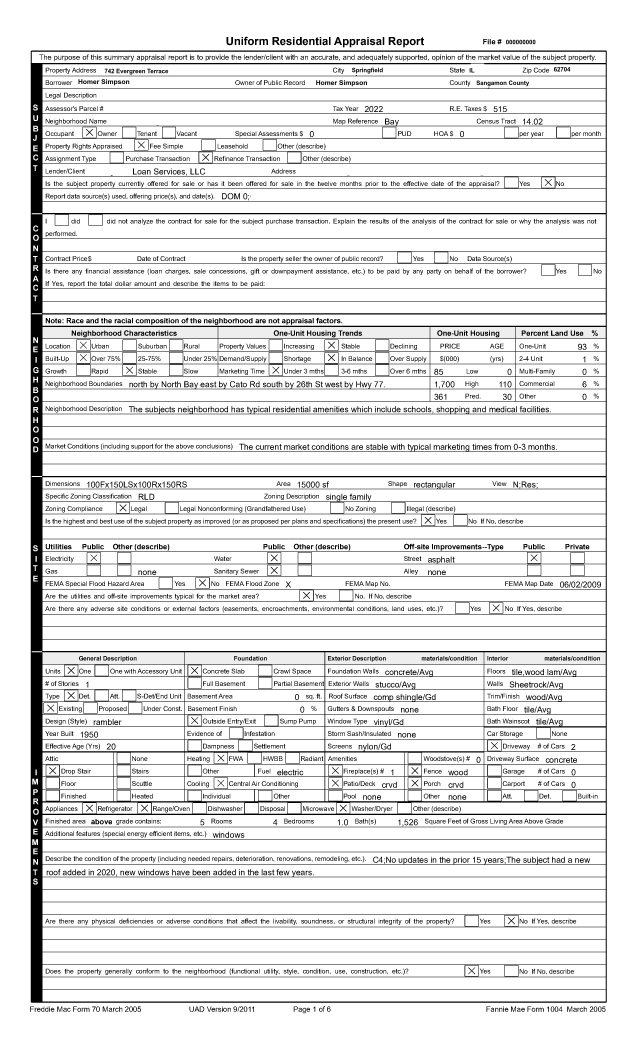
#> input picture backend/tests/data/fullres/images/canvas1.png, 2550 x 4200 px (shown at 1/4 size)
$ python -i preprocessing.py   (imports and definitions only)
#> lines starting #> are read from the running program, lines starting #| are printed output that depends on the picture; after the words box and inside, x2 and y2 are one past the last pixel; in counts of white or black regions, pixels touching at a corner belong together
#> further down, picture is the input picture: shape (4200, 2550); min 0, max 255, mean 229.3
"""Image preprocessing. Not wired into the API yet, see docs/preprocessing.md."""
import cv2
from cv2.typing import MatLike
import numpy as np

from services.detection import min_checkbox_side


class PreprocessingService:
    def cleanup_image(self, img: MatLike) -> MatLike:
        """Remove noise, shadows, and other artifacts from the image."""
        # 1. Make the image gray if it isn't already.
        if len(img.shape) == 3 and img.shape[2] == 3:
            gray = cv2.cvtColor(img, cv2.COLOR_BGR2GRAY)
        else:
            gray = img
        # 2. Binarize: ink = 255, paper = 0. Adaptive threshold copes with shading/uneven scans.
        binary = cv2.adaptiveThreshold(
            gray, 255, cv2.ADAPTIVE_THRESH_MEAN_C, cv2.THRESH_BINARY_INV, 25, 15
        )
        return binary


    def estimate_skew(self, gray: np.ndarray, max_angle: float = 15) -> float:
        """Median angle of long, near-horizontal lines (forms are full of table rules)."""
#> called with max_angle = 15
        scale = min(1.0, 1200 / gray.shape[1])                    # estimate on a smaller copy: much faster
#> scale = 0.471
        gray = cv2.resize(gray, None, fx=scale, fy=scale, interpolation=cv2.INTER_AREA)
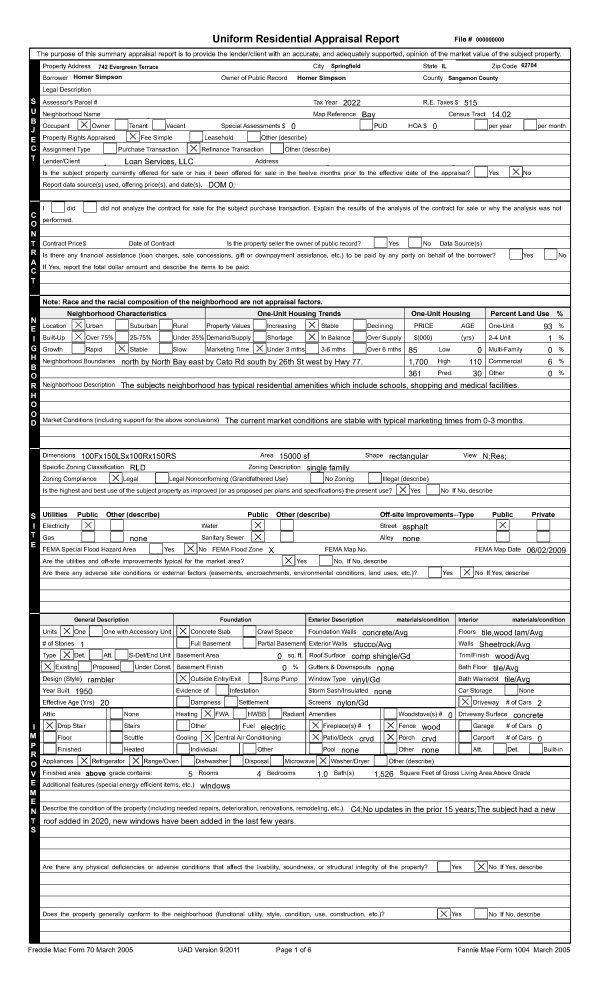
#> gray: shape (1976, 1200) (shown at 1/2 size); min 0, max 255, mean 229.3
        binary = cv2.adaptiveThreshold(gray, 255, cv2.ADAPTIVE_THRESH_MEAN_C, cv2.THRESH_BINARY_INV, 25, 15)
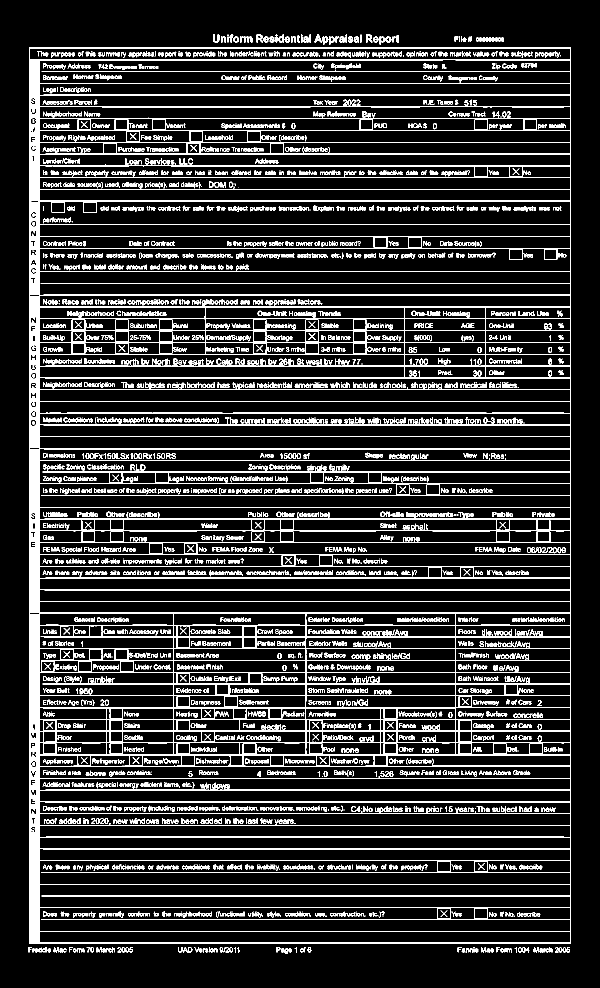
#> binary: shape (1976, 1200) (shown at 1/2 size); 14.3% white in thin lines or dots, all inside (x1, y1, x2, y2) = (57, 69, 1142, 1908)
        w = gray.shape[1]
#> w = 1200
        lines = cv2.HoughLinesP(binary, 1, np.pi / 1800, threshold=100, minLineLength=w // 4, maxLineGap=10)
#> lines = 291 rows, first 6: [71, 1904, 77, 95], [1140, 1887, 1140, 95], [1141, 1887, 1141, 95], [58, 1904, 61, 119], [66, 1635, 66, 1075], [79, 1904, 79, 119]
        if lines is None:
            return 0.0
        angles = [np.degrees(np.arctan2(y2 - y1, x2 - x1)) for x1, y1, x2, y2 in lines.reshape(-1, 4)]
#> angles = 291 values, max 90 at index 223, min -90 at index 1, mean -5.24
        angles = [a for a in angles if abs(a) <= max_angle]
#> angles = 264 values, max 0.774 at index 201, min -0.348 at index 234, mean 0.0156
        return float(np.median(angles)) if angles else 0.0

    def deskew(self, gray: np.ndarray, min_angle: float = 0.1) -> tuple[np.ndarray, np.ndarray | None]:
        """Rotate the page straight. Returns the straightened image and the inverse transform
        (None when the page was already straight)."""
        angle = self.estimate_skew(gray)
#> angle = 0
        if abs(angle) < min_angle:
            return gray, None
        h, w = gray.shape
        M = cv2.getRotationMatrix2D((w / 2, h / 2), angle, 1.0)
        straight = cv2.warpAffine(gray, M, (w, h), flags=cv2.INTER_CUBIC, borderValue=255)
        return straight, cv2.invertAffineTransform(M)

    def map_boxes_back(self, boxes: list[tuple], inverse: np.ndarray | None) -> list[tuple]:
        """Map (x1, y1, x2, y2) boxes found on the straightened image back to input pixels."""
        if inverse is None:
            return boxes
        out = []
        for x1, y1, x2, y2 in boxes:
            pts = inverse @ np.array([[x1, x2, x2, x1], [y1, y1, y2, y2], [1, 1, 1, 1]])
            out.append((pts[0].min(), pts[1].min(), pts[0].max(), pts[1].max()))
        return out


def get_preprocessing_service() -> PreprocessingService:
    return PreprocessingService()

>>> import cv2
>>> picture = cv2.imread('../tests/data/fullres/images/canvas1.png', cv2.IMREAD_GRAYSCALE)
>>> result = PreprocessingService().deskew(picture)

$ run again, on backend/tests/data/fullres/images/canvas2.png
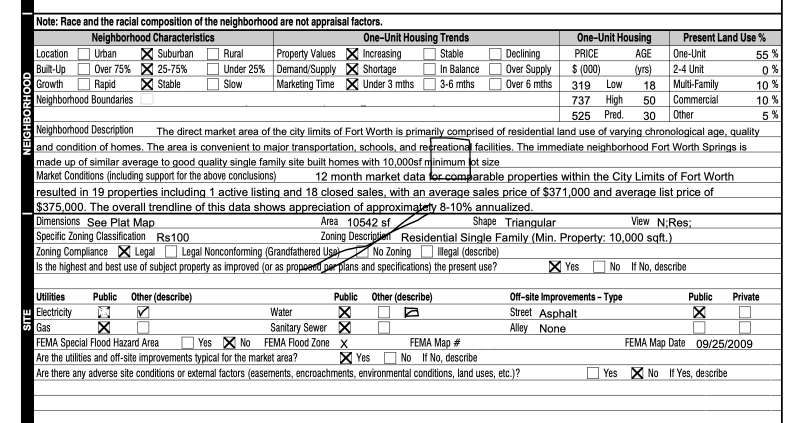
#> input picture backend/tests/data/fullres/images/canvas2.png, 1586 x 846 px (shown at 1/2 size)
#> in estimate_skew, `gray = cv2.resize(gray, None, fx=scale, fy=scale, interpolation=cv2.IN..`:
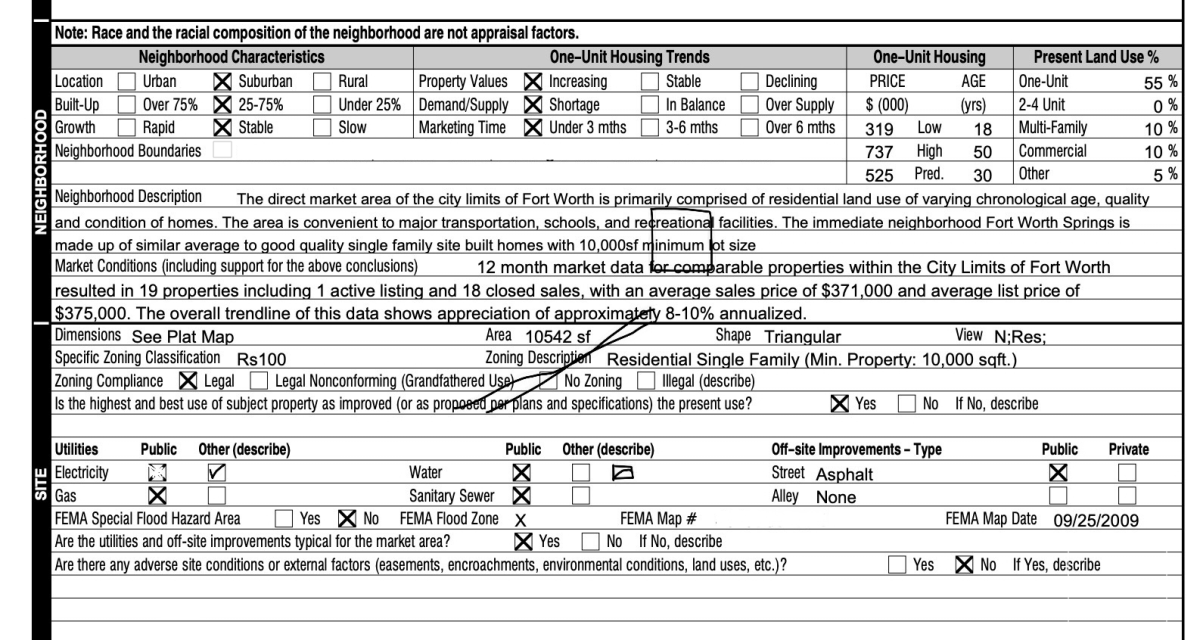
#> gray: shape (640, 1200); min 0, max 255, mean 216.4
#> in estimate_skew, `binary = cv2.adaptiveThreshold(gray, 255, cv2.ADAPTIVE_THRESH_MEAN_C, ..`:
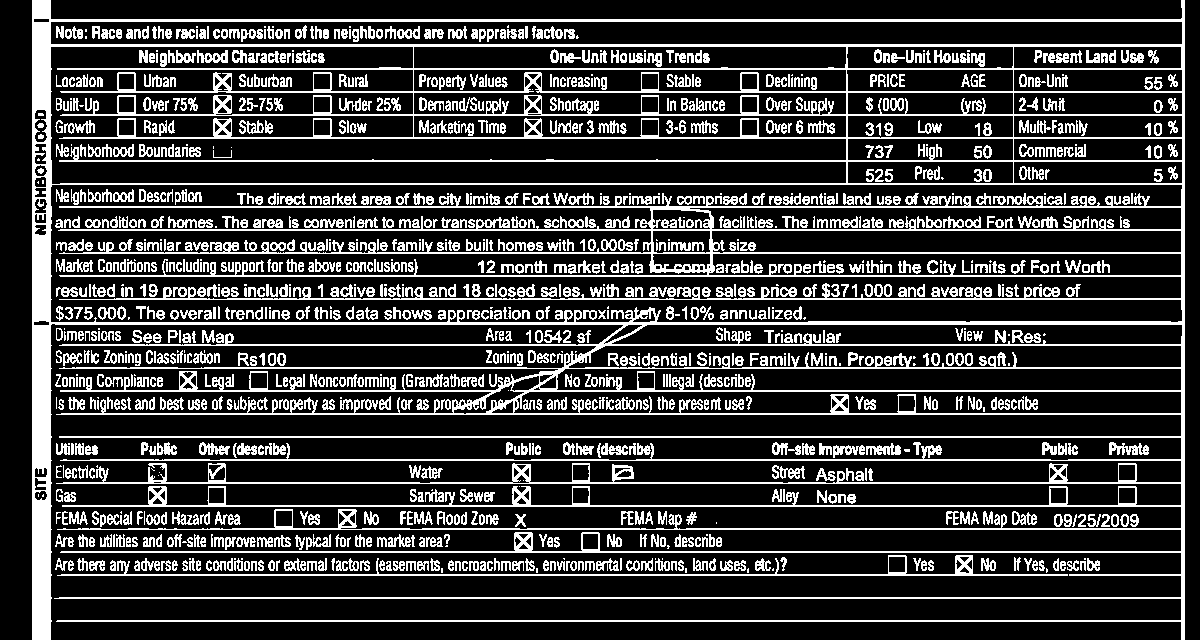
#> binary: shape (640, 1200); 22.1% white in thin lines or dots
#> lines = 175 rows, first 6: [201, 324, 1184, 321], [32, 69, 1184, 69], [32, 115, 1184, 115], [32, 620, 1184, 620], [541, 114, 1184, 114], [32, 529, 1184, 529]
#> in estimate_skew, `angles = [np.degrees(np.arctan2(y2 - y1, x2 - x1)) for x1, y1, x2, y2 ..`: angles = 175 values, max 89.89 at index 133, min -90 at index 146, mean 4.6
#> in estimate_skew, `angles = [a for a in angles if abs(a) <= max_angle]`: angles = 164 values, max 0.381 at index 151, min -0.551 at index 126, mean -0.00269
#> angle = 0

$ run again, on backend/tests/data/fullres/images/canvas3.png
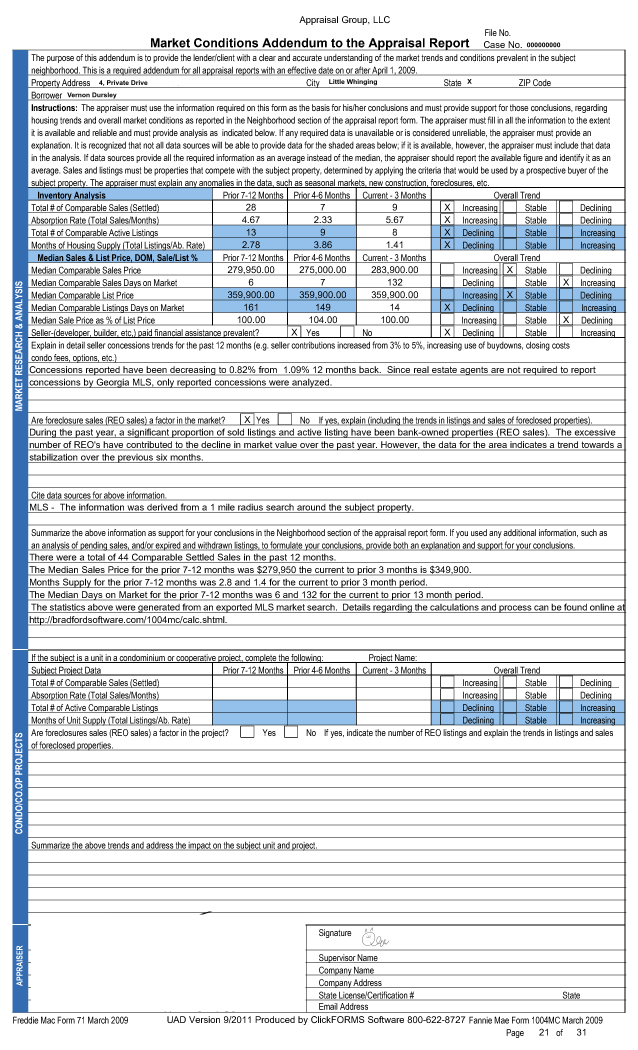
#> input picture backend/tests/data/fullres/images/canvas3.png, 2550 x 4200 px (shown at 1/4 size)
#> in estimate_skew, `gray = cv2.resize(gray, None, fx=scale, fy=scale, interpolation=cv2.IN..`:
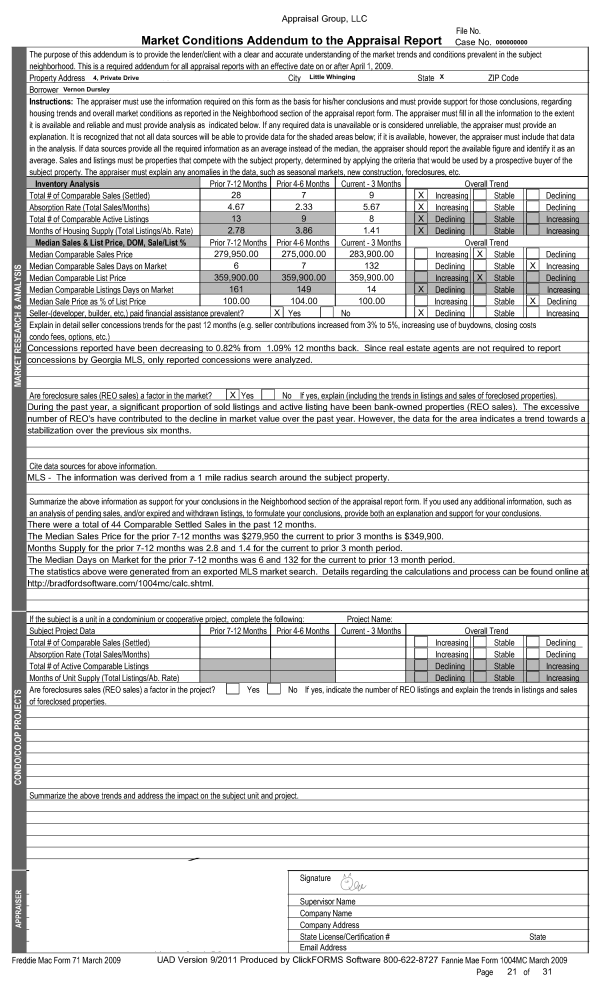
#> gray: shape (1976, 1200) (shown at 1/2 size); min 0, max 255, mean 224.2
#> in estimate_skew, `binary = cv2.adaptiveThreshold(gray, 255, cv2.ADAPTIVE_THRESH_MEAN_C, ..`:
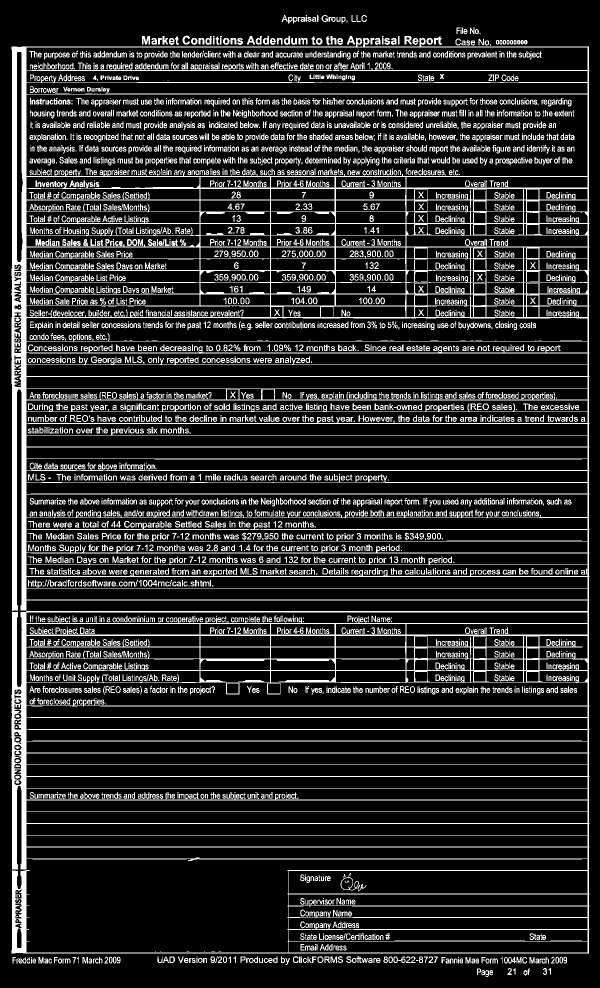
#> binary: shape (1976, 1200) (shown at 1/2 size); 15.9% white in thin lines or dots
#> lines = 420 rows, first 6: [46, 93, 49, 1926], [45, 1905, 45, 93], [25, 1926, 29, 93], [1176, 1906, 1176, 93], [24, 1906, 27, 93], [48, 93, 52, 1906]
#> in estimate_skew, `angles = [np.degrees(np.arctan2(y2 - y1, x2 - x1)) for x1, y1, x2, y2 ..`: angles = 420 values, max 90 at index 14, min -90 at index 1, mean -2.14
#> in estimate_skew, `angles = [a for a in angles if abs(a) <= max_angle]`: angles = 394 values, max 0.542 at index 183, min -0.578 at index 237, mean 0.00287
#> angle = 0

$ run again, on backend/tests/data/fullres/images/canvas4.png
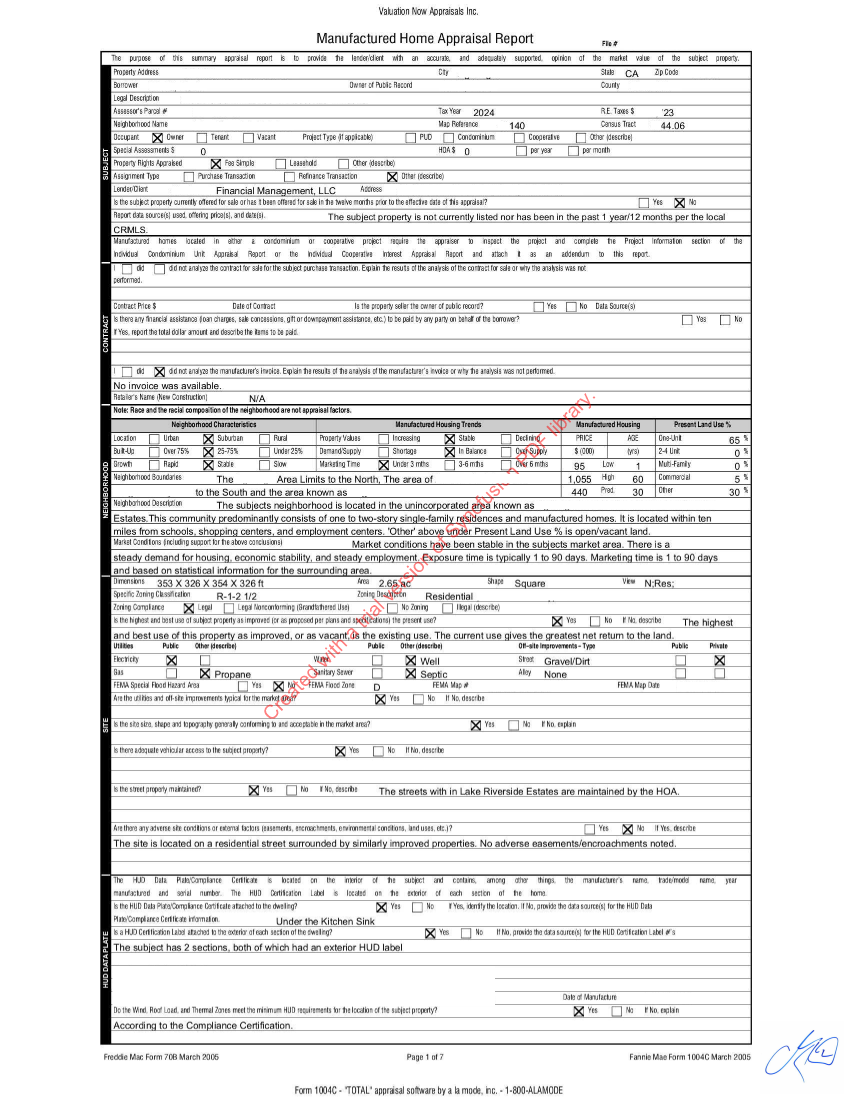
#> input picture backend/tests/data/fullres/images/canvas4.png, 2550 x 3301 px (shown at 1/3 size)
#> in estimate_skew, `gray = cv2.resize(gray, None, fx=scale, fy=scale, interpolation=cv2.IN..`:
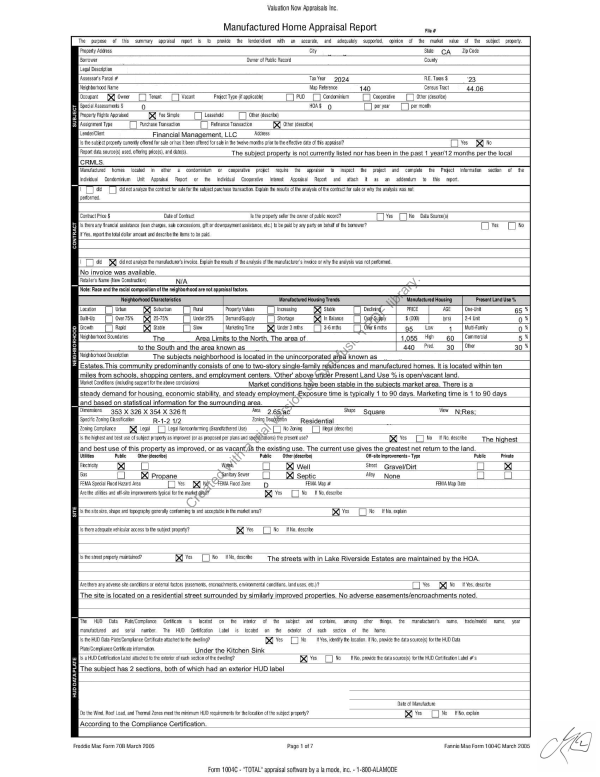
#> gray: shape (1553, 1200) (shown at 1/2 size); min 0, max 255, mean 233.6
#> in estimate_skew, `binary = cv2.adaptiveThreshold(gray, 255, cv2.ADAPTIVE_THRESH_MEAN_C, ..`:
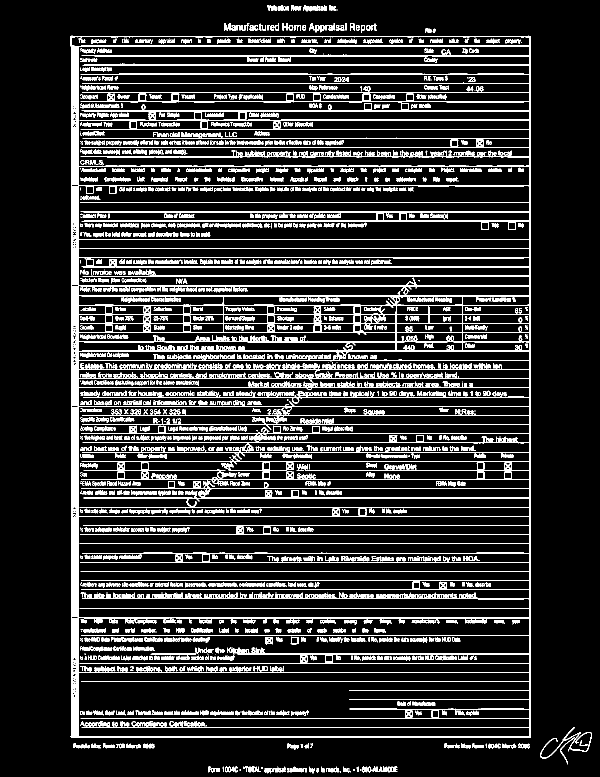
#> binary: shape (1553, 1200) (shown at 1/2 size); 13.8% white in thin lines or dots, all inside (x1, y1, x2, y2) = (141, 10, 1184, 1547)
#> lines = 247 rows, first 6: [149, 1474, 156, 92], [1059, 1474, 1061, 72], [142, 71, 147, 1474], [148, 1474, 148, 91], [142, 534, 1061, 534], [189, 112, 1060, 112]
#> in estimate_skew, `angles = [np.degrees(np.arctan2(y2 - y1, x2 - x1)) for x1, y1, x2, y2 ..`: angles = 247 values, max 90 at index 234, min -90 at index 3, mean -2.9
#> in estimate_skew, `angles = [a for a in angles if abs(a) <= max_angle]`: angles = 227 values, max 0.759 at index 220, min -0.785 at index 133, mean 0.0127
#> angle = 0
